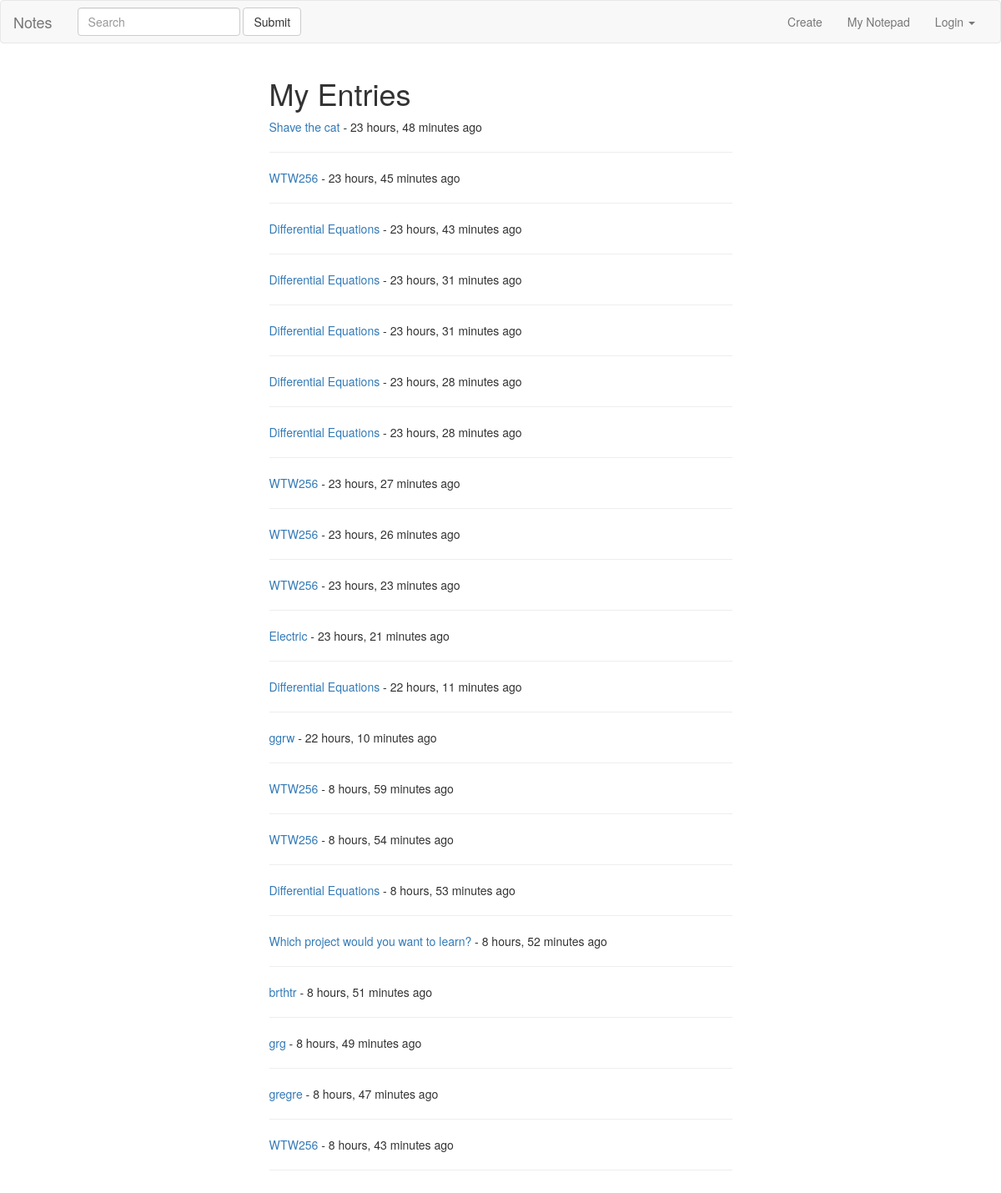
/entries/, run on an earlier commit of the app's database.
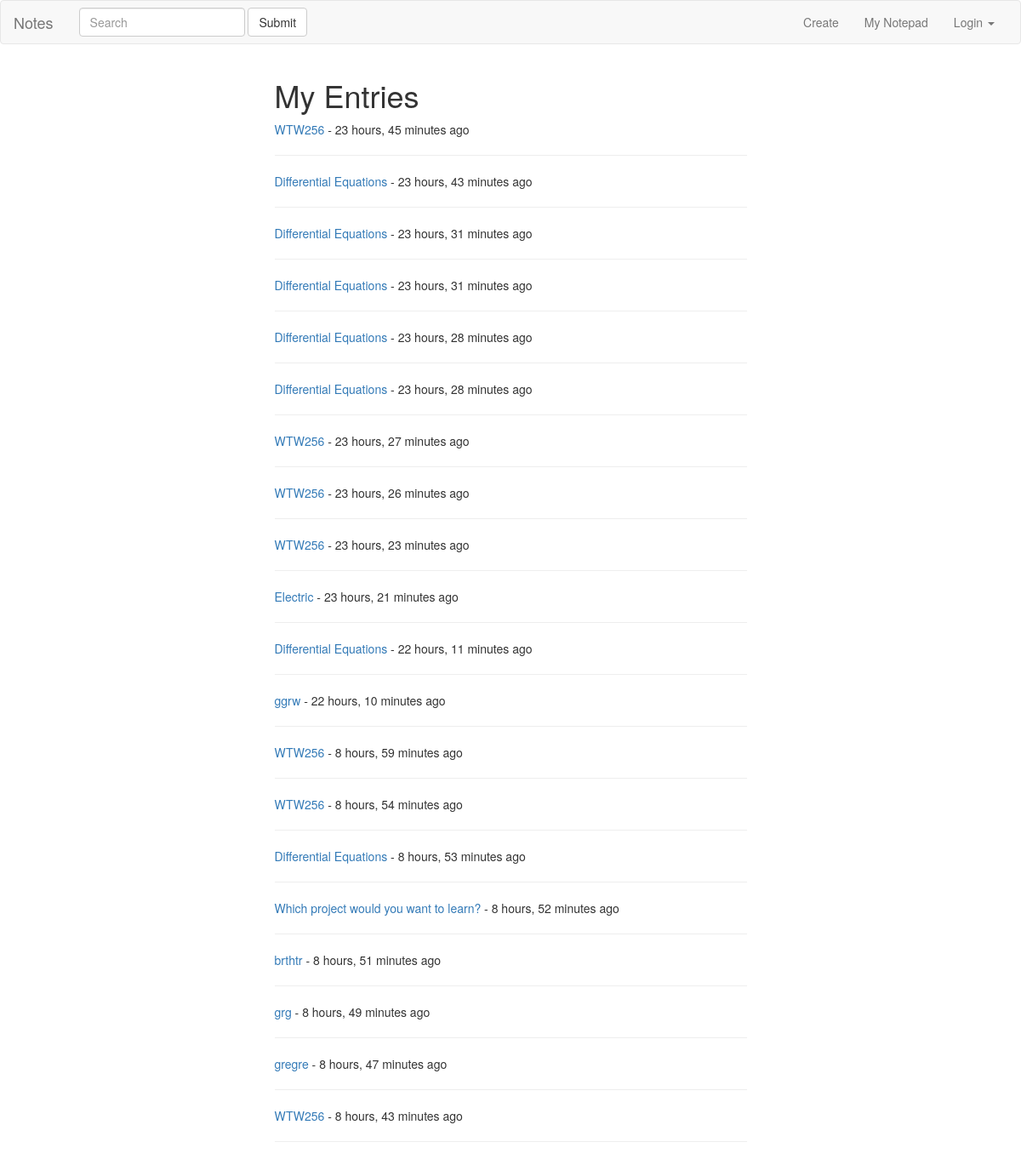
And on a later commit of the database.
### notes/models.py (models this page shows, shortened)
class Entry(models.Model):
	user = models.ForeignKey(settings.AUTH_USER_MODEL)
	title = models.CharField(max_length=120)
	description = models.TextField()
	timestamp = models.DateTimeField(auto_now_add=True) #The moment it's created
	updated = models.DateTimeField(auto_now=True) #The moment its updated
	image = models.ImageField(null=True, blank=True)
	def get_absolute_url(self):
		return "/entries/{0}/".format(self.id)

### notes/views.py (the view)
def entry_list(request):
	entries = Entry.objects.all()
	context = {
		'object_list': entries
	}
	return render(request, "notes/entries.html", context)

### notes/templates/notes/entries.html
{% extends 'base.html' %}
{% block content %}
<div class="container">
	<div class="row">
		<div class="col-sm-offset-3 col-sm-6">
			<h1>My Entries</h1>
			<table class="table">
					{% for object in object_list %}
					<p><a href="{{ object.get_absolute_url }}">{{ object.title }}</a> - {{ object.timestamp|timesince }} ago</p>
					<hr>
					{% endfor %}
			</table>
		</div>
	</div>
</div>
{% endblock content %}

What changed in the data, as far as the page shows it:
removed Entry: title "Shave the cat", timestamp "23 hours, 48 minutes"
